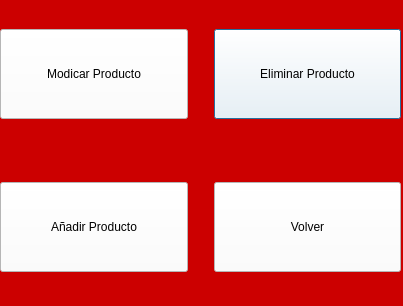
<?xml version="1.0" encoding="UTF-8"?>
<ui version="4.0">
 <class>Dialog</class>
 <widget class="QDialog" name="Dialog">
  <property name="geometry">
   <rect>
    <x>0</x>
    <y>0</y>
    <width>403</width>
    <height>306</height>
   </rect>
  </property>
  <property name="windowTitle">
   <string>Gestionar Producto</string>
  </property>
  <property name="styleSheet">
   <string notr="true">background-color: rgb(204, 0, 0);</string>
  </property>
  <widget class="QWidget" name="gridLayoutWidget">
   <property name="geometry">
    <rect>
     <x>0</x>
     <y>0</y>
     <width>401</width>
     <height>301</height>
    </rect>
   </property>
   <layout class="QGridLayout" name="gridLayout" columnstretch="10,0,10">
    <item row="0" column="2">
     <widget class="QPushButton" name="botonEliminarProducto">
      <property name="minimumSize">
       <size>
        <width>0</width>
        <height>90</height>
       </size>
      </property>
      <property name="maximumSize">
       <size>
        <width>2000</width>
        <height>16777215</height>
       </size>
      </property>
      <property name="styleSheet">
       <string notr="true">background-color: rgb(255, 255, 255);</string>
      </property>
      <property name="text">
       <string>Eliminar Producto</string>
      </property>
     </widget>
    </item>
    <item row="1" column="1">
     <spacer name="verticalSpacer">
      <property name="orientation">
       <enum>Qt::Vertical</enum>
      </property>
      <property name="sizeHint" stdset="0">
       <size>
        <width>20</width>
        <height>40</height>
       </size>
      </property>
     </spacer>
    </item>
    <item row="0" column="1">
     <spacer name="verticalSpacer_2">
      <property name="orientation">
       <enum>Qt::Vertical</enum>
      </property>
      <property name="sizeHint" stdset="0">
       <size>
        <width>20</width>
        <height>40</height>
       </size>
      </property>
     </spacer>
    </item>
    <item row="0" column="0">
     <widget class="QPushButton" name="botonModificarProducto">
      <property name="minimumSize">
       <size>
        <width>0</width>
        <height>90</height>
       </size>
      </property>
      <property name="maximumSize">
       <size>
        <width>2000</width>
        <height>16777215</height>
       </size>
      </property>
      <property name="styleSheet">
       <string notr="true">background-color: rgb(255, 255, 255);</string>
      </property>
      <property name="text">
       <string>Modicar Producto</string>
      </property>
     </widget>
    </item>
    <item row="1" column="0">
     <widget class="QPushButton" name="botonAddProducto">
      <property name="minimumSize">
       <size>
        <width>0</width>
        <height>90</height>
       </size>
      </property>
      <property name="maximumSize">
       <size>
        <width>2000</width>
        <height>16777215</height>
       </size>
      </property>
      <property name="styleSheet">
       <string notr="true">background-color: rgb(255, 255, 255);</string>
      </property>
      <property name="text">
       <string>Añadir Producto</string>
      </property>
     </widget>
    </item>
    <item row="1" column="2">
     <widget class="QPushButton" name="botonVolver">
      <property name="minimumSize">
       <size>
        <width>0</width>
        <height>90</height>
       </size>
      </property>
      <property name="maximumSize">
       <size>
        <width>2000</width>
        <height>16777215</height>
       </size>
      </property>
      <property name="styleSheet">
       <string notr="true">background-color: rgb(255, 255, 255);</string>
      </property>
      <property name="text">
       <string>Volver</string>
      </property>
     </widget>
    </item>
   </layout>
  </widget>
 </widget>
 <resources/>
 <connections/>
</ui>
